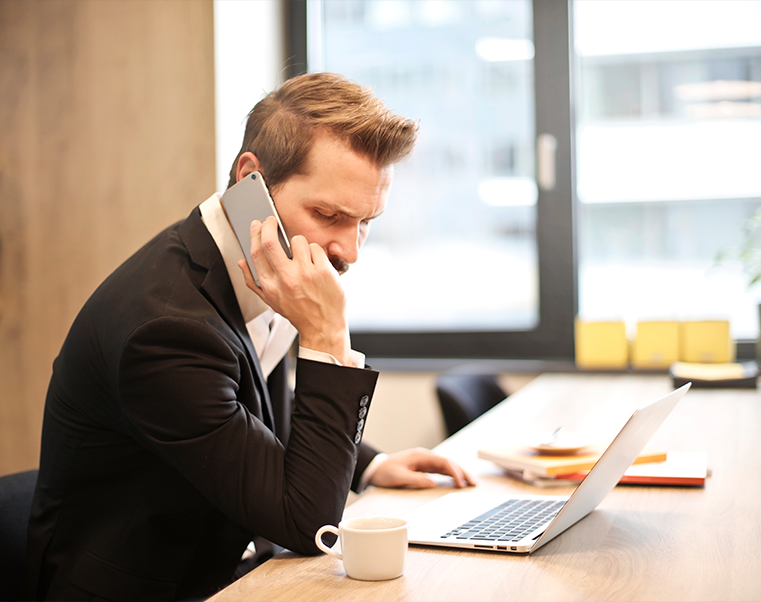
#> input picture team1.png, 761 x 602 px
$ python opencv5.py
#> lines starting #> are read from the running program, lines starting #| are printed output that depends on the picture; after the words box and inside, x2 and y2 are one past the last pixel; in counts of white or black regions, pixels touching at a corner belong together
import cv2
img=cv2.imread("team1.png",0)
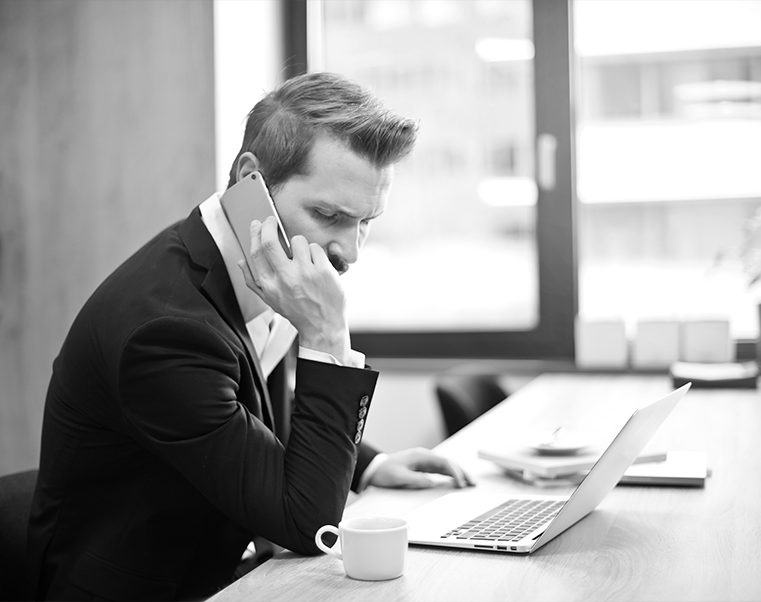
#> img: shape (602, 761); min 0, max 255, mean 163.9
cv2.imshow("yy",img)
cv2.waitKey(0)
ret, bw = cv2.threshold(img,130,255,cv2.THRESH_BINARY)
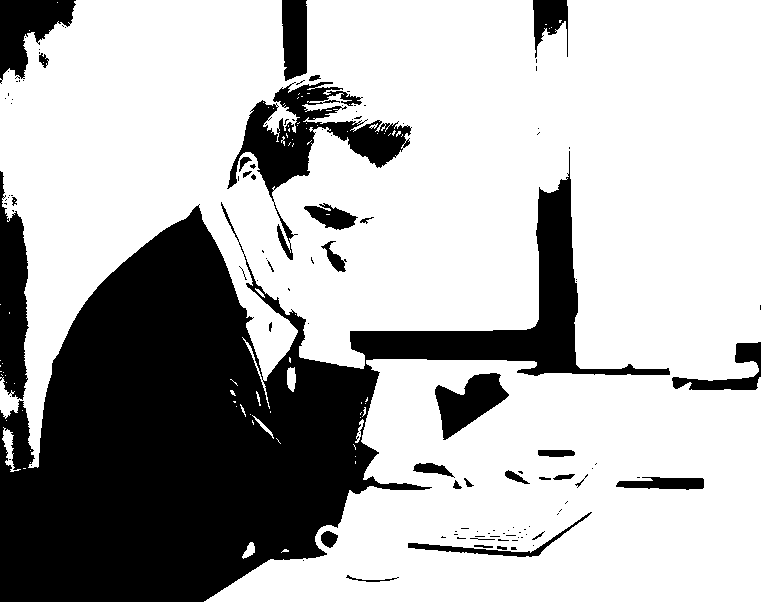
#> bw: shape (602, 761); 70.1% white; 121 black regions (86 under 20 px), largest, box (x1, y1, x2, y2) and area: (0, 151, 670, 602) 109174, (227, 82, 412, 260) 8099, (0, 171, 29, 400) 4663
cv2.imshow("binary",bw)
print(img.shape)
#| (602, 761)

cv2.waitKey(0)

cv2.destroyAllWindows()

$ run again, with f.jpg saved as team1.png
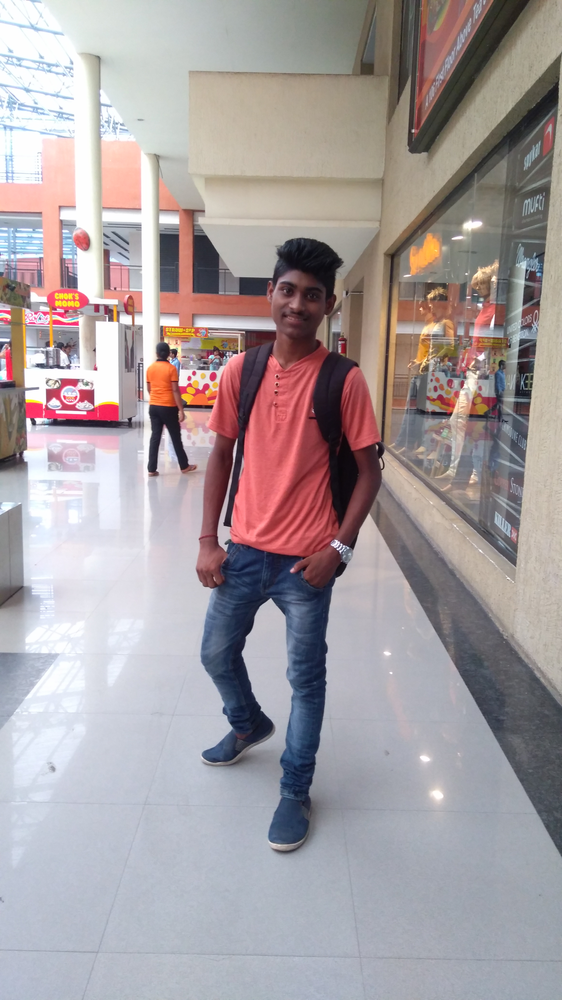
#> input picture f.jpg, 562 x 1000 px, shrunk from 2340 x 4160 before the run
#> `img=cv2.imread("team1.png",0)`:
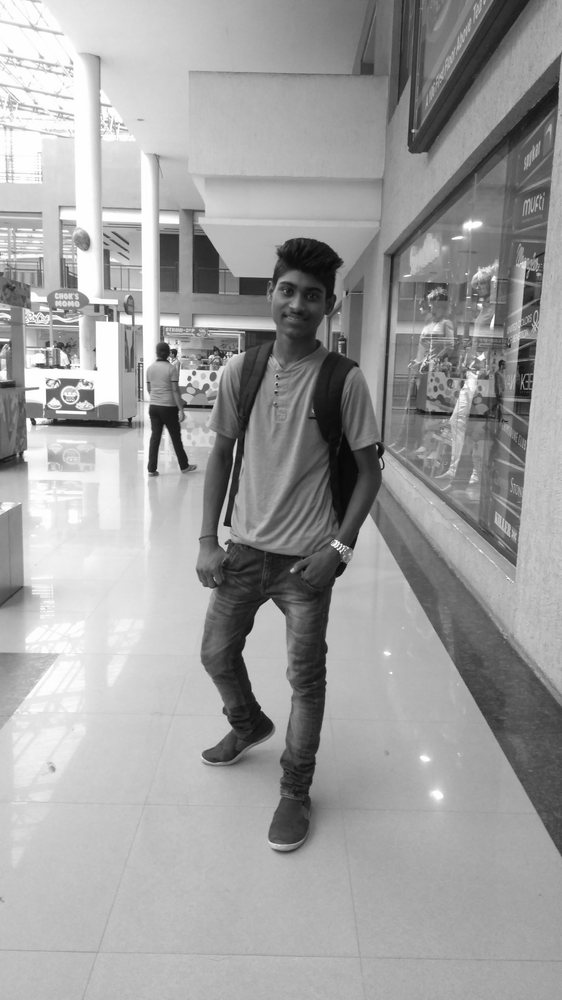
#> img: shape (1000, 562); min 8, max 255, mean 159.1
#> `ret, bw = cv2.threshold(img,130,255,cv2.THRESH_BINARY)`:
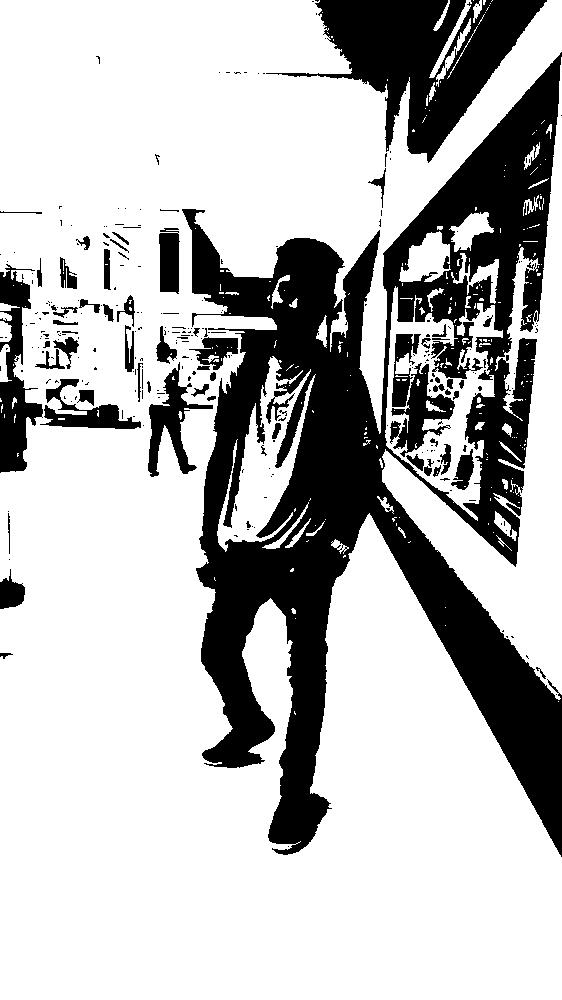
#> bw: shape (1000, 562); 73.1% white; 277 black regions (213 under 20 px), largest, box (x1, y1, x2, y2) and area: (182, 52, 562, 857) 112108, (266, 0, 547, 163) 18618, (0, 264, 43, 473) 4310
#| (1000, 562)
